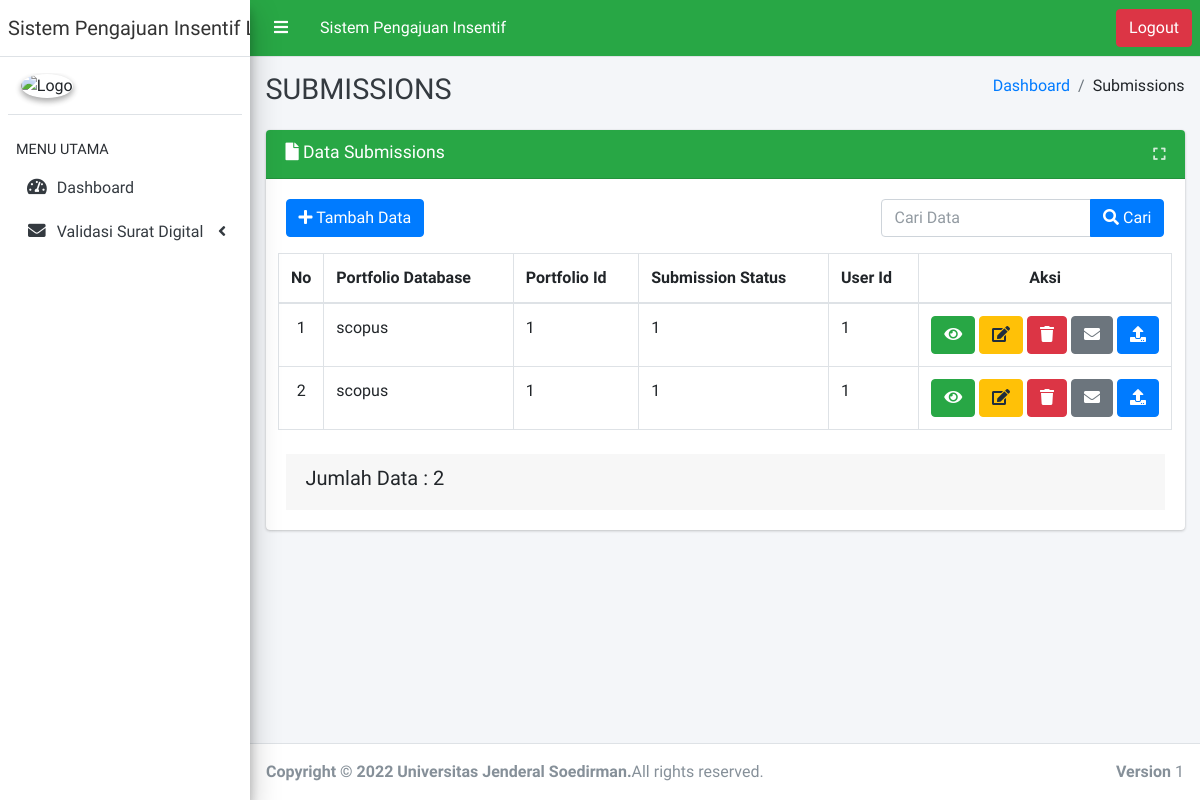
The app's page /index.php/submissions, older data.
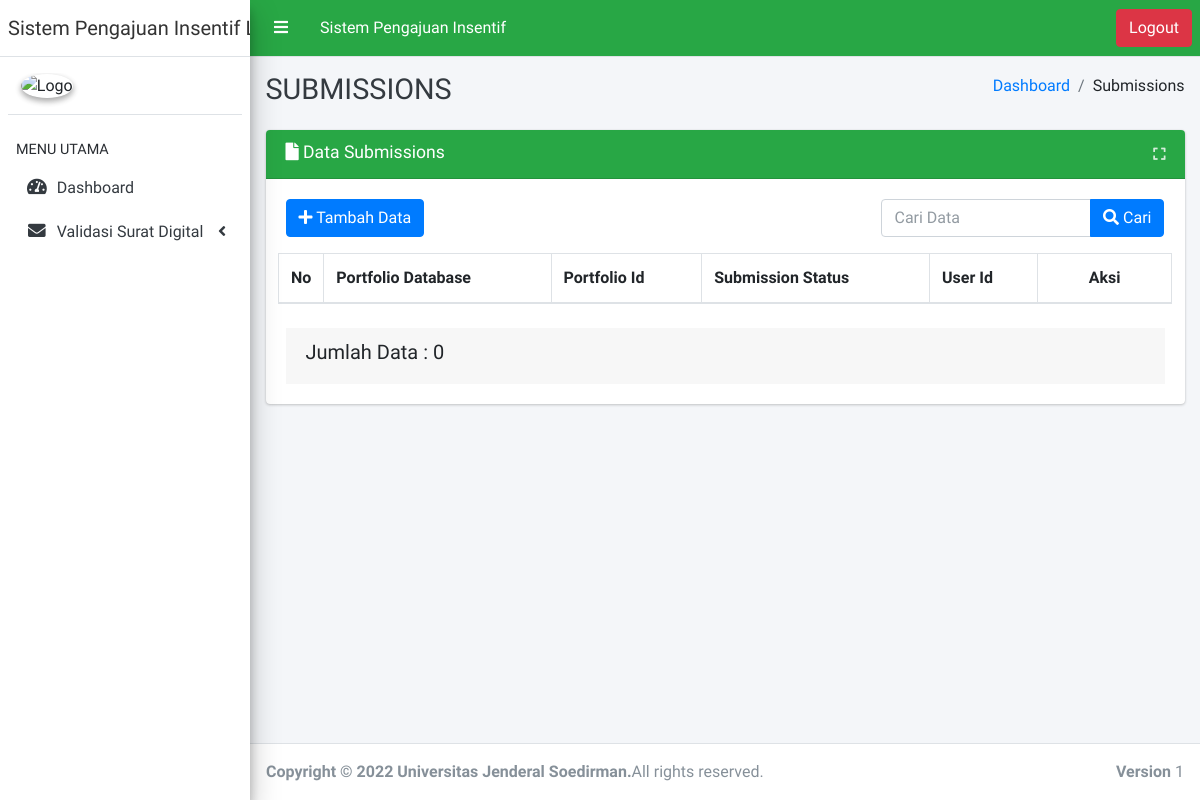
The same page, newer data.
### tables this page shows
CREATE TABLE `submissions` (
  `id` int NOT NULL,
  `user_id` int NOT NULL,
  `portfolio_id` bigint NOT NULL,
  `portfolio_database` varchar(16) NOT NULL,
  `submission_status` int NOT NULL,
  `created_at` timestamp NOT NULL
);

### application/libraries/Template.php (called while the page is built)
<?php if ( ! defined('BASEPATH')) exit('No direct script access allowed');
class Template {
		var $template_data = array();
		function set($name, $value)
		{
			$this->template_data[$name] = $value;
		}
		function load($template = '', $view = '' , $view_data = array(), $return = FALSE)
		{
			$this->CI =& get_instance();
			$this->set('contents', $this->CI->load->view($view, $view_data, TRUE));
			return $this->CI->load->view($template, $this->template_data, $return);
		}
}

### application/controllers/Submissions.php (called while the page is built, shortened)
<?php
class Submissions extends CI_Controller
{
    public function index()
    {
        $q = urldecode($this->input->get('q', TRUE));
        $start = intval($this->input->get('start'));
        if ($q <> '') {
            $config['base_url'] = site_url() . 'submissions/?q=' . urlencode($q);
            $config['first_url'] = site_url() . 'submissions/?q=' . urlencode($q);
        } else {
            $config['base_url'] = site_url() . 'submissions';
            $config['first_url'] = site_url() . 'submissions';
        }
        $config['per_page'] = 10;
        $config['page_query_string'] = TRUE;
        $config['total_rows'] = $this->Submissions_model->total_rows($q);
        $submissions = $this->Submissions_model->get_limit_data($config['per_page'], $start, $q);
        $this->pagination->initialize($config);
        $data = array(
            'submissions_data' => $submissions,
            'q' => $q,
            'pagination' => $this->pagination->create_links(),
            'total_rows' => $config['total_rows'],
            'start' => $start,
        );
        $this->template->load('layout/master', 'submissions/submissions_list', $data);
    }
}

### index.php (called while the page is built, shortened)
<?php
require_once BASEPATH.'core/CodeIgniter.php';

### application/models/Submissions_model.php (called while the page is built, shortened)
<?php
class Submissions_model extends CI_Model
{
    public $table = 'submissions';
    public $id = 'id';
    public $order = 'DESC';
    function total_rows($q = NULL)
    {
        $this->db->like('id', $q);
        $this->db->or_like('portfolio_database', $q);
        $this->db->or_like('portfolio_id', $q);
        $this->db->or_like('submission_status', $q);
        $this->db->or_like('user_id', $q);
        $this->db->from($this->table);
        return $this->db->count_all_results();
    }
    function get_limit_data($limit, $start = 0, $q = NULL)
    {
        $this->db->order_by($this->id, $this->order);
        $this->db->like('id', $q);
        $this->db->or_like('portfolio_database', $q);
        $this->db->or_like('portfolio_id', $q);
        $this->db->or_like('submission_status', $q);
        $this->db->or_like('user_id', $q);
        $this->db->limit($limit, $start);
        return $this->db->get($this->table)->result();
    }
}

### application/views/submissions/submissions_list.php (the view, shortened to what the changed rows need)
<div class="row">
    <div class="col-md-12">
        <div class="card card-success">
            <div class="card-body">
                <div class="table-responsive p-0">
                    <table class="table table-bordered table-hover text-nowrap" id="mytable">
                        <thead>
                            <tr>
                                <th class="text-center" width="5%">No</th>
                                <th>Portfolio Database</th>
                                <th>Portfolio Id</th>
                                <th>Submission Status</th>
                                <th>User Id</th>
                                <th class="text-center" width="15%">Aksi</th>
                            </tr>
                        </thead>
                        <tbody>
                            <?php $no = 1;
                            foreach ($submissions_data as $value) : ?>
                                <tr>
                                    <td class="text-center"><?= $no++ ?></td>
                                    <td><?= $value->portfolio_database ?></td>
                                    <td><?= $value->portfolio_id ?></td>
                                    <td><?= $value->submission_status ?></td>
                                    <td><?= $value->user_id ?></td>
                                    <td class="text-center">
                                        <a href="<?= site_url('submissions/read/' . $value->id) ?>" title="Lihat Detail Data" class="btn btn-success"><i class="fa fa-eye"></i></a>
                                        <a href="<?= site_url('submissions/update/' . $value->id) ?>" title="Ubah Data" class="btn btn-warning"><i class="fa fa-edit"></i></a>
                                        <a href="<?= site_url('submissions/delete/' . $value->id) ?>" title="Hapus Data" class="btn btn-danger hapus"><i class="fa fa-trash"></i></a>
                                        <a href="<?= site_url('') ?>" title="Ajukan Surat Permohonan kepada Rektor" class="btn btn-secondary"><i class="fa fa-envelope"></i></a>
                                        <a href="<?= site_url('') ?>" title="Update Data & Bukti" class="btn btn-primary"><i class="fa fa-upload"></i></a>
                                    </td>
                                </tr>
                            <?php endforeach ?>
                        </tbody>
                    </table>
                </div>
            </div>
            <div class="card-footer clearfix mt-2">
                <h5>Jumlah Data : <?= $total_rows ?></h5>
            </div>
        </div>
    </div>
</div>

### application/helpers/breadcrumb_helper.php (shortened to what the changed rows need)
<?php defined('BASEPATH') OR exit('no direct access');
if (!function_exists('generatedBreadcrumb')) {
    function generateBreadcrumb() {
        $ci = &get_instance();
        $i = 1;
        $uri = $ci->uri->segment($i);
        $link = '';
        while ($uri != '') {
            if ($ci->uri->segment($i + 1) == '') {
                $link .= '<li class="breadcrumb-item">';
                $link .=  ucwords(str_replace('_', ' ', $ci->uri->segment($i))) . '</li>';
            } else {
                $link .= '<li class="breadcrumb-item">';
                $link .= ucwords(str_replace('_', ' ', $ci->uri->segment($i))) . '</li>';
            }
            $i++;
            $uri = $ci->uri->segment($i);
        }
        $link .= '';
        return $link;
    }
}

Row changes from the older to the newer data that the page shows:
removed submissions: portfolio_database "scopus", portfolio "1", submission_status "1", user "1"
removed submissions: portfolio_database "scopus", portfolio "1", submission_status "1", user "1"
Text that changed along with them:
$total_rows: "2" → "0"
